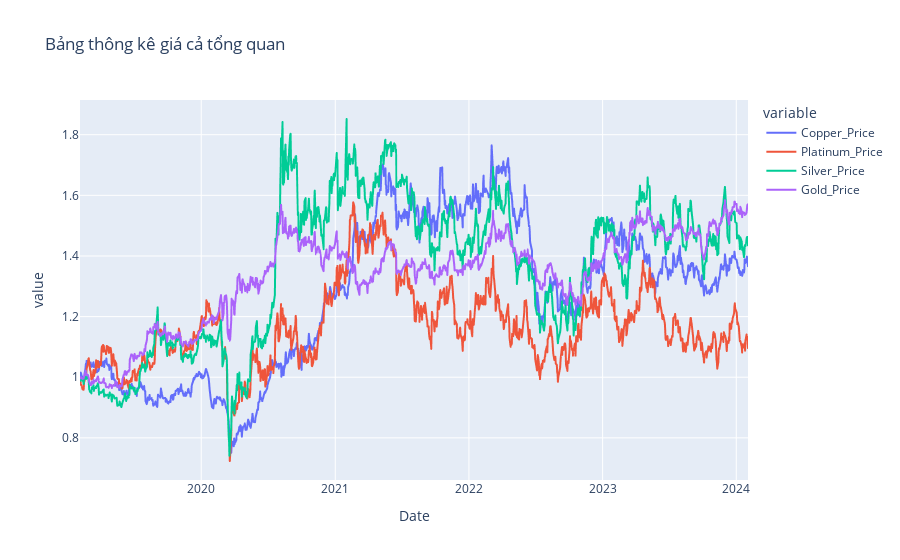

Here is the notebook cell this chart was saved with:
### Code cell
fig = px.line(data_frame=df_price_new,title='Bảng thông kê giá cả tổng quan')
fig.show()

### Figure 1 — Plotly figure (JSON) as saved in the notebook; plotly's stock layout.template omitted (floating-point values rounded to 4 significant figures; data arrays with more than 128 entries replaced by an {"elided": "..."} marker saying what was removed)
{"data": [{"hovertemplate": "variable=Copper_Price<br>Date=%{x}<br>value=%{y}<extra></extra>", "legendgroup": "Copper_Price", "line": {"color": "#636efa", "dash": "solid"}, "marker": {"symbol": "circle"}, "mode": "lines", "name": "Copper_Price", "showlegend": true, "type": "scattergl", "x": {"elided": "1243 str values"}, "xaxis": "x", "y": {"elided": "1243 float values"}, "yaxis": "y"}, {"hovertemplate": "variable=Platinum_Price<br>Date=%{x}<br>value=%{y}<extra></extra>", "legendgroup": "Platinum_Price", "line": {"color": "#EF553B", "dash": "solid"}, "marker": {"symbol": "circle"}, "mode": "lines", "name": "Platinum_Price", "showlegend": true, "type": "scattergl", "x": {"elided": "1243 str values"}, "xaxis": "x", "y": {"elided": "1243 float values"}, "yaxis": "y"}, {"hovertemplate": "variable=Silver_Price<br>Date=%{x}<br>value=%{y}<extra></extra>", "legendgroup": "Silver_Price", "line": {"color": "#00cc96", "dash": "solid"}, "marker": {"symbol": "circle"}, "mode": "lines", "name": "Silver_Price", "showlegend": true, "type": "scattergl", "x": {"elided": "1243 str values"}, "xaxis": "x", "y": {"elided": "1243 float values"}, "yaxis": "y"}, {"hovertemplate": "variable=Gold_Price<br>Date=%{x}<br>value=%{y}<extra></extra>", "legendgroup": "Gold_Price", "line": {"color": "#ab63fa", "dash": "solid"}, "marker": {"symbol": "circle"}, "mode": "lines", "name": "Gold_Price", "showlegend": true, "type": "scattergl", "x": {"elided": "1243 str values"}, "xaxis": "x", "y": {"elided": "1243 float values"}, "yaxis": "y"}], "layout": {"legend": {"title": {"text": "variable"}, "tracegroupgap": 0}, "title": {"text": "Bảng thông kê giá cả tổng quan"}, "xaxis": {"anchor": "y", "domain": [0, 1], "title": {"text": "Date"}}, "yaxis": {"anchor": "x", "domain": [0, 1], "title": {"text": "value"}}}}
